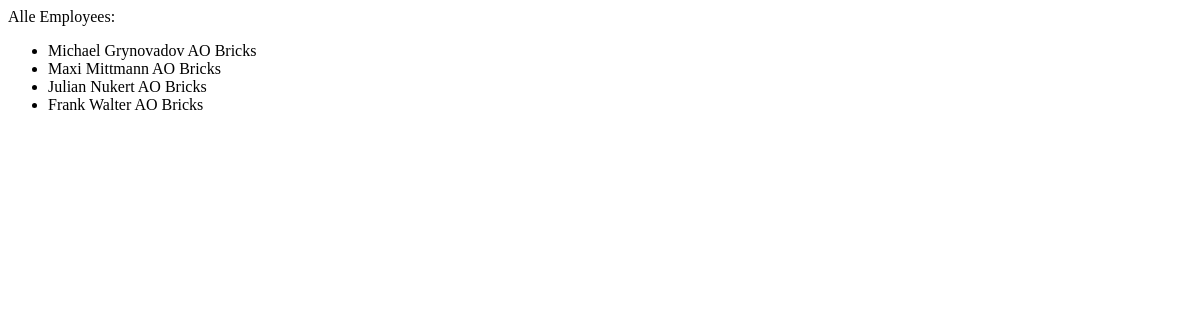
Before: /company/employees (signed in) with the older database file.
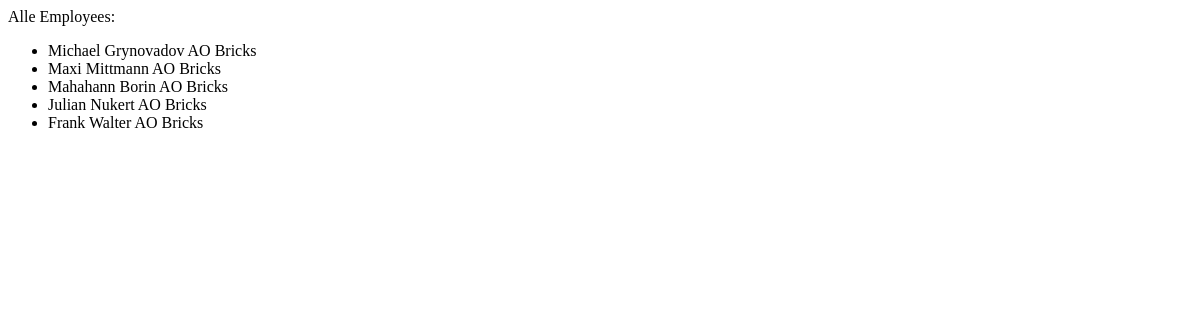
After: the same page with the newer database file.
### invmanager/models.py (models this page shows, shortened)
class Employee(models.Model):
    create_datetime = models.DateTimeField('Creation date', auto_now_add=True, null=True)
    modified_datetime = models.DateTimeField('Last changes', null=True, blank=True, auto_now=True)
    uuid = models.UUIDField(unique=True, default=uuid.uuid4, editable=False, verbose_name='Public Identifier')
    last_name = models.CharField('Last name', max_length=150, blank=False, null=False)
    first_name = models.CharField('First name', max_length=150, blank=False, null=False)
    email = models.EmailField('E-Mail', max_length=150, blank=True)
    company = models.ForeignKey('Company', Company, blank=False, null=False)
    is_active = models.BooleanField(default=True)
    machinery = models.ManyToManyField(Machinery, blank=True)
    user = models.ForeignKey(settings.AUTH_USER_MODEL, on_delete=models.PROTECT)
    class Meta:
        permissions = (
        )

class Company(models.Model):
    create_datetime = models.DateTimeField('Creation date', auto_now_add=True, null=True)
    modified_datetime = models.DateTimeField('Last changes', null=True, blank=True, auto_now=True)
    uuid = models.UUIDField(unique=True, default=uuid.uuid4, editable=False, verbose_name='Public Identifier')
    name = models.CharField('Company name', max_length=150, blank=False, null=False, unique=True)
    email = models.EmailField('E-Mail', max_length=150, blank=True)
    location = models.ManyToManyField(Location)
    is_craft_enterprise = models.BooleanField(default=False, blank=False, null=False)
    type = models.ManyToManyField(MachineryType, blank=True)
    user = models.ForeignKey(settings.AUTH_USER_MODEL, on_delete=models.PROTECT)

### invmanager/views_company.py (the view)
# urls.py: path('employees', views_company.show_all_employees, name='show_all_employees'),
@login_required
def show_all_employees(request):
    employees = Employee.objects.all().order_by('-last_name')
    return render(request, "invmanager/employee.html", {'employees': employees, })

### invmanager/templates/invmanager/employee.html
{% extends "invmanager/base.html" %}
{% block content %}
    <hi1>{{ 'Alle Employees: '}}</hi1>
    <ul>
        {% for item in employees %}
            <li>{{ item.last_name }} {{ item.first_name }} {{ item.company.name }}</li>
        {% endfor %}
    </ul>
{% endblock %}

Changed rows visible on the page:
added Employee: last_name "Mahahann", first_name "Borin", company.name "AO Bricks"
